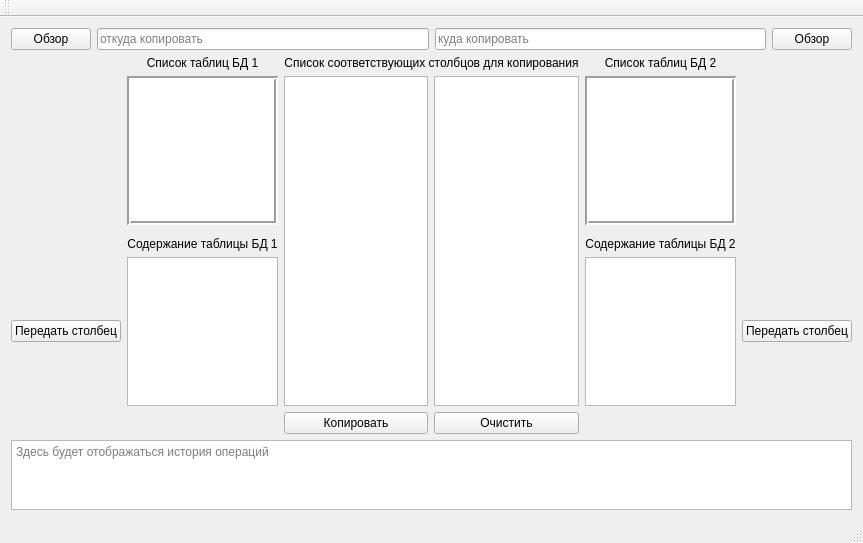
<?xml version="1.0" encoding="UTF-8"?>
<ui version="4.0">
 <class>Copier</class>
 <widget class="QMainWindow" name="Copier">
  <property name="geometry">
   <rect>
    <x>0</x>
    <y>0</y>
    <width>736</width>
    <height>543</height>
   </rect>
  </property>
  <property name="windowTitle">
   <string>Copier</string>
  </property>
  <widget class="QWidget" name="centralWidget">
   <layout class="QVBoxLayout" name="verticalLayout">
    <item>
     <layout class="QGridLayout" name="gridLayout_3">
      <item row="0" column="0">
       <layout class="QGridLayout" name="gridLayout">
        <item row="0" column="3">
         <widget class="QLineEdit" name="pathToLE">
          <property name="placeholderText">
           <string>куда копировать</string>
          </property>
         </widget>
        </item>
        <item row="0" column="0">
         <widget class="QPushButton" name="choosePathFromPb">
          <property name="text">
           <string>Обзор</string>
          </property>
         </widget>
        </item>
        <item row="0" column="4">
         <widget class="QPushButton" name="choosePathToPb">
          <property name="text">
           <string>Обзор</string>
          </property>
         </widget>
        </item>
        <item row="0" column="2">
         <widget class="QLineEdit" name="pathFromLE">
          <property name="placeholderText">
           <string>откуда копировать</string>
          </property>
         </widget>
        </item>
       </layout>
      </item>
      <item row="1" column="0">
       <layout class="QGridLayout" name="gridLayout_2">
        <item row="0" column="1">
         <widget class="QLabel" name="label">
          <property name="text">
           <string>Список таблиц БД 1</string>
          </property>
          <property name="alignment">
           <set>Qt::AlignCenter</set>
          </property>
         </widget>
        </item>
        <item row="1" column="9">
         <spacer name="horizontalSpacer_4">
          <property name="orientation">
           <enum>Qt::Horizontal</enum>
          </property>
          <property name="sizeHint" stdset="0">
           <size>
            <width>40</width>
            <height>20</height>
           </size>
          </property>
         </spacer>
        </item>
        <item row="5" column="6">
         <widget class="QPushButton" name="clearPb">
          <property name="text">
           <string>Очистить</string>
          </property>
         </widget>
        </item>
        <item row="2" column="0">
         <spacer name="verticalSpacer_3">
          <property name="orientation">
           <enum>Qt::Vertical</enum>
          </property>
          <property name="sizeHint" stdset="0">
           <size>
            <width>20</width>
            <height>40</height>
           </size>
          </property>
         </spacer>
        </item>
        <item row="2" column="1">
         <spacer name="verticalSpacer">
          <property name="orientation">
           <enum>Qt::Vertical</enum>
          </property>
          <property name="sizeHint" stdset="0">
           <size>
            <width>20</width>
            <height>40</height>
           </size>
          </property>
         </spacer>
        </item>
        <item row="2" column="11">
         <spacer name="verticalSpacer_4">
          <property name="orientation">
           <enum>Qt::Vertical</enum>
          </property>
          <property name="sizeHint" stdset="0">
           <size>
            <width>20</width>
            <height>40</height>
           </size>
          </property>
         </spacer>
        </item>
        <item row="5" column="11">
         <spacer name="verticalSpacer_6">
          <property name="orientation">
           <enum>Qt::Vertical</enum>
          </property>
          <property name="sizeHint" stdset="0">
           <size>
            <width>20</width>
            <height>40</height>
           </size>
          </property>
         </spacer>
        </item>
        <item row="1" column="2">
         <spacer name="horizontalSpacer_3">
          <property name="orientation">
           <enum>Qt::Horizontal</enum>
          </property>
          <property name="sizeHint" stdset="0">
           <size>
            <width>40</width>
            <height>20</height>
           </size>
          </property>
         </spacer>
        </item>
        <item row="5" column="5">
         <widget class="QPushButton" name="copyPb">
          <property name="text">
           <string>Копировать</string>
          </property>
         </widget>
        </item>
        <item row="2" column="10">
         <spacer name="verticalSpacer_2">
          <property name="orientation">
           <enum>Qt::Vertical</enum>
          </property>
          <property name="sizeHint" stdset="0">
           <size>
            <width>20</width>
            <height>40</height>
           </size>
          </property>
         </spacer>
        </item>
        <item row="5" column="0">
         <spacer name="verticalSpacer_5">
          <property name="orientation">
           <enum>Qt::Vertical</enum>
          </property>
          <property name="sizeHint" stdset="0">
           <size>
            <width>20</width>
            <height>40</height>
           </size>
          </property>
         </spacer>
        </item>
        <item row="1" column="1">
         <widget class="QListWidget" name="tablesFromLV">
          <property name="frameShape">
           <enum>QFrame::Box</enum>
          </property>
          <property name="lineWidth">
           <number>2</number>
          </property>
          <property name="midLineWidth">
           <number>0</number>
          </property>
         </widget>
        </item>
        <item row="1" column="3">
         <spacer name="horizontalSpacer">
          <property name="orientation">
           <enum>Qt::Horizontal</enum>
          </property>
          <property name="sizeHint" stdset="0">
           <size>
            <width>40</width>
            <height>20</height>
           </size>
          </property>
         </spacer>
        </item>
        <item row="1" column="8">
         <spacer name="horizontalSpacer_2">
          <property name="orientation">
           <enum>Qt::Horizontal</enum>
          </property>
          <property name="sizeHint" stdset="0">
           <size>
            <width>40</width>
            <height>20</height>
           </size>
          </property>
         </spacer>
        </item>
        <item row="4" column="1">
         <widget class="QTableView" name="columnsFromLV">
          <property name="dragDropMode">
           <enum>QAbstractItemView::DragOnly</enum>
          </property>
         </widget>
        </item>
        <item row="1" column="10">
         <widget class="QListWidget" name="tablesToLV">
          <property name="frameShape">
           <enum>QFrame::Box</enum>
          </property>
          <property name="lineWidth">
           <number>2</number>
          </property>
         </widget>
        </item>
        <item row="4" column="10">
         <widget class="QTableView" name="columnsToLV"/>
        </item>
        <item row="4" column="0">
         <widget class="QPushButton" name="moveFromPb">
          <property name="enabled">
           <bool>true</bool>
          </property>
          <property name="text">
           <string>Передать столбец</string>
          </property>
          <property name="autoRepeatDelay">
           <number>300</number>
          </property>
          <property name="autoDefault">
           <bool>false</bool>
          </property>
          <property name="default">
           <bool>false</bool>
          </property>
          <property name="flat">
           <bool>false</bool>
          </property>
         </widget>
        </item>
        <item row="4" column="11">
         <widget class="QPushButton" name="moveToPb">
          <property name="text">
           <string>Передать столбец</string>
          </property>
         </widget>
        </item>
        <item row="1" column="5" rowspan="4">
         <widget class="QTableWidget" name="correlationLvFrom"/>
        </item>
        <item row="1" column="6" rowspan="4">
         <widget class="QTableWidget" name="correlationLvTo"/>
        </item>
        <item row="0" column="10">
         <widget class="QLabel" name="label_2">
          <property name="text">
           <string>Список таблиц БД 2</string>
          </property>
          <property name="alignment">
           <set>Qt::AlignCenter</set>
          </property>
         </widget>
        </item>
        <item row="3" column="1">
         <widget class="QLabel" name="label_3">
          <property name="text">
           <string>Содержание таблицы БД 1</string>
          </property>
          <property name="alignment">
           <set>Qt::AlignCenter</set>
          </property>
         </widget>
        </item>
        <item row="3" column="10">
         <widget class="QLabel" name="label_4">
          <property name="text">
           <string>Содержание таблицы БД 2</string>
          </property>
          <property name="alignment">
           <set>Qt::AlignCenter</set>
          </property>
         </widget>
        </item>
        <item row="0" column="5" colspan="2">
         <widget class="QLabel" name="label_5">
          <property name="text">
           <string>Список соответствующих столбцов для копирования</string>
          </property>
          <property name="alignment">
           <set>Qt::AlignCenter</set>
          </property>
         </widget>
        </item>
       </layout>
      </item>
     </layout>
    </item>
    <item>
     <spacer name="verticalSpacer_7">
      <property name="orientation">
       <enum>Qt::Vertical</enum>
      </property>
      <property name="sizeHint" stdset="0">
       <size>
        <width>20</width>
        <height>40</height>
       </size>
      </property>
     </spacer>
    </item>
    <item>
     <widget class="QTextEdit" name="Log">
      <property name="placeholderText">
       <string>Здесь будет отображаться история операций</string>
      </property>
     </widget>
    </item>
   </layout>
  </widget>
  <widget class="QMenuBar" name="menuBar">
   <property name="geometry">
    <rect>
     <x>0</x>
     <y>0</y>
     <width>736</width>
     <height>17</height>
    </rect>
   </property>
  </widget>
  <widget class="QToolBar" name="mainToolBar">
   <attribute name="toolBarArea">
    <enum>TopToolBarArea</enum>
   </attribute>
   <attribute name="toolBarBreak">
    <bool>false</bool>
   </attribute>
  </widget>
  <widget class="QStatusBar" name="statusBar"/>
 </widget>
 <layoutdefault spacing="6" margin="11"/>
 <resources/>
 <connections/>
</ui>
